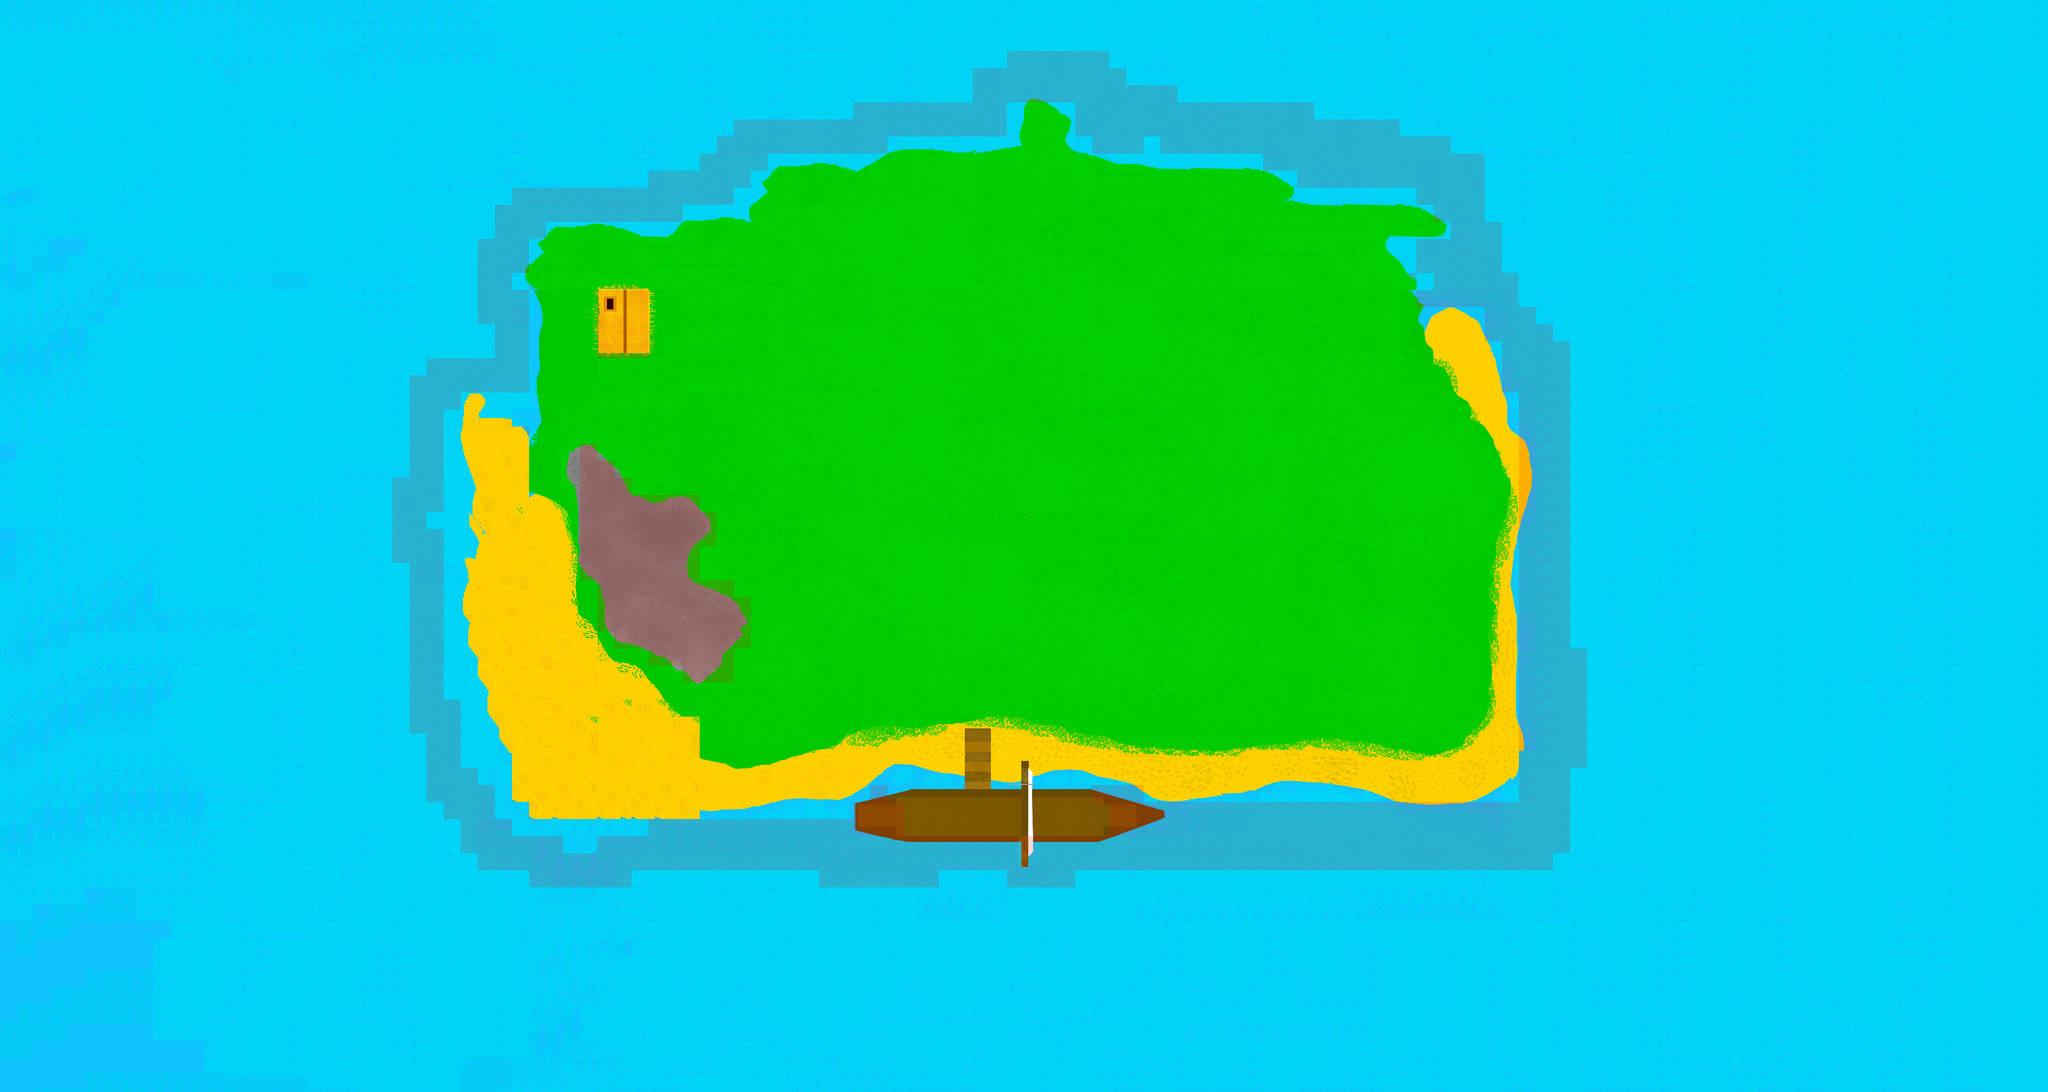

Rendered tile map (Tiled .tmx) drawn with the repository's tilesets; below, a short description and the map source with its tile grids summarised:
An orthogonal 120x64 tile map with 32x32 px tiles, 4 tile layers (Tile Layer 1, GameObjects, Collision, Lammas_Objects1), 3 tilesets and 46 objects.

<map version="1.0" orientation="orthogonal" width="120" height="64" tilewidth="32" tileheight="32">
 <tileset firstgid="1" name="mappi" tilewidth="32" tileheight="32">
  <image source="mappi.png" width="1920" height="1080" />
 </tileset>
 <tileset firstgid="1981" name="punainen" tilewidth="32" tileheight="32">
  <image source="punainen.png" width="82" height="82" />
 </tileset>
 <tileset firstgid="1985" name="Mappi imagena" tilewidth="32" tileheight="32">
  <image source="Mappi imagena.png" width="3840" height="2048" />
 </tileset>
 <layer name="Tile Layer 1" width="120" height="64">
  <data>[7680 cells, 7680 non-empty, 2366 distinct tile ids]</data>
 </layer>
 <layer name="GameObjects" width="120" height="64">
  <data>[7680 cells, 0 non-empty, 0 distinct tile ids]</data>
 </layer>
 <layer name="Collision" width="120" height="64" opacity="0.16">
  <data>[7680 cells, 716 non-empty, 4 distinct tile ids]</data>
 </layer>
 <objectgroup name="Lammas_Objects" width="120" height="64">
  <object x="1772" y="661" width="32" height="32" />
  <object x="1896" y="661" width="32" height="32" />
  <object x="1735" y="722" width="32" height="32" />
  <object x="1796" y="723" width="32" height="32" />
  <object x="1868" y="723" width="32" height="32" />
  <object x="1928" y="725" width="32" height="32" />
  <object x="1734" y="782" width="32" height="32" />
  <object x="1797" y="783" width="32" height="32" />
  <object x="1865" y="783" width="32" height="32" />
  <object x="1933" y="783" width="32" height="32" />
  <object x="1785" y="842" width="32" height="32" />
  <object x="1864" y="841" width="32" height="32" />
 </objectgroup>
 <objectgroup name="susi" width="120" height="64">
  <object x="1141" y="721" />
  <object x="1143" y="673" width="20" height="22" />
  <object x="1180" y="676" width="20" height="19" />
  <object x="1172" y="706" width="29" height="24" />
  <object x="1126" y="686" width="16" height="17" />
  <object x="1154" y="691" width="22" height="13" />
  <object x="1185" y="687" width="18" height="23" />
  <object x="1211" y="691" width="16" height="19" />
  <object x="1149" y="705" width="24" height="21" />
  <object x="1170" y="670" width="19" height="22" />
  <object x="1119" y="678" width="16" height="19" />
  <object x="1144" y="704" width="24" height="20" />
  <object x="1178" y="700" width="17" height="23" />
  <object x="2443" y="918" width="1" />
 </objectgroup>
 <layer name="Lammas_Objects1" width="120" height="64" opacity="0">
  <data>[7680 cells, 12 non-empty, 1 distinct tile ids]</data>
 </layer>
 <objectgroup name="Laiva" width="120" height="64">
  <object x="1698" y="1509" width="89" height="61" />
  <object x="1785" y="1531" width="134" height="42" />
  <object x="1910" y="1504" width="166" height="65" />
  <object x="1747" y="1485" width="227" height="68" />
  <object x="1768" y="1471" width="171" height="65" />
 </objectgroup>
 <objectgroup name="LammasPussi" width="120" height="64">
  <object x="1705" y="1513" width="24" height="19" />
  <object x="1738" y="1512" width="21" height="17" />
  <object x="1766" y="1511" width="20" height="16" />
  <object x="1702" y="1544" width="28" height="23" />
  <object x="1744" y="1547" width="14" height="17" />
  <object x="1765" y="1548" width="32" height="22" />
  <object x="1926" y="1511" width="29" height="34" />
  <object x="1974" y="1511" width="43" height="29" />
  <object x="2028" y="1515" width="36" height="24" />
  <object x="1929" y="1553" width="31" height="15" />
  <object x="1981" y="1552" width="28" height="12" />
  <object x="2028" y="1549" width="33" height="16" />
 </objectgroup>
 <objectgroup name="player.object" width="120" height="64">
  <object x="1810" y="1340" width="46" height="65" />
  <object x="2448" y="925" />
 </objectgroup>
 <objectgroup name="collisionO" width="120" height="64" visible="0">
  <object x="1413" y="1040" width="975" height="125" />
 </objectgroup>
</map>
